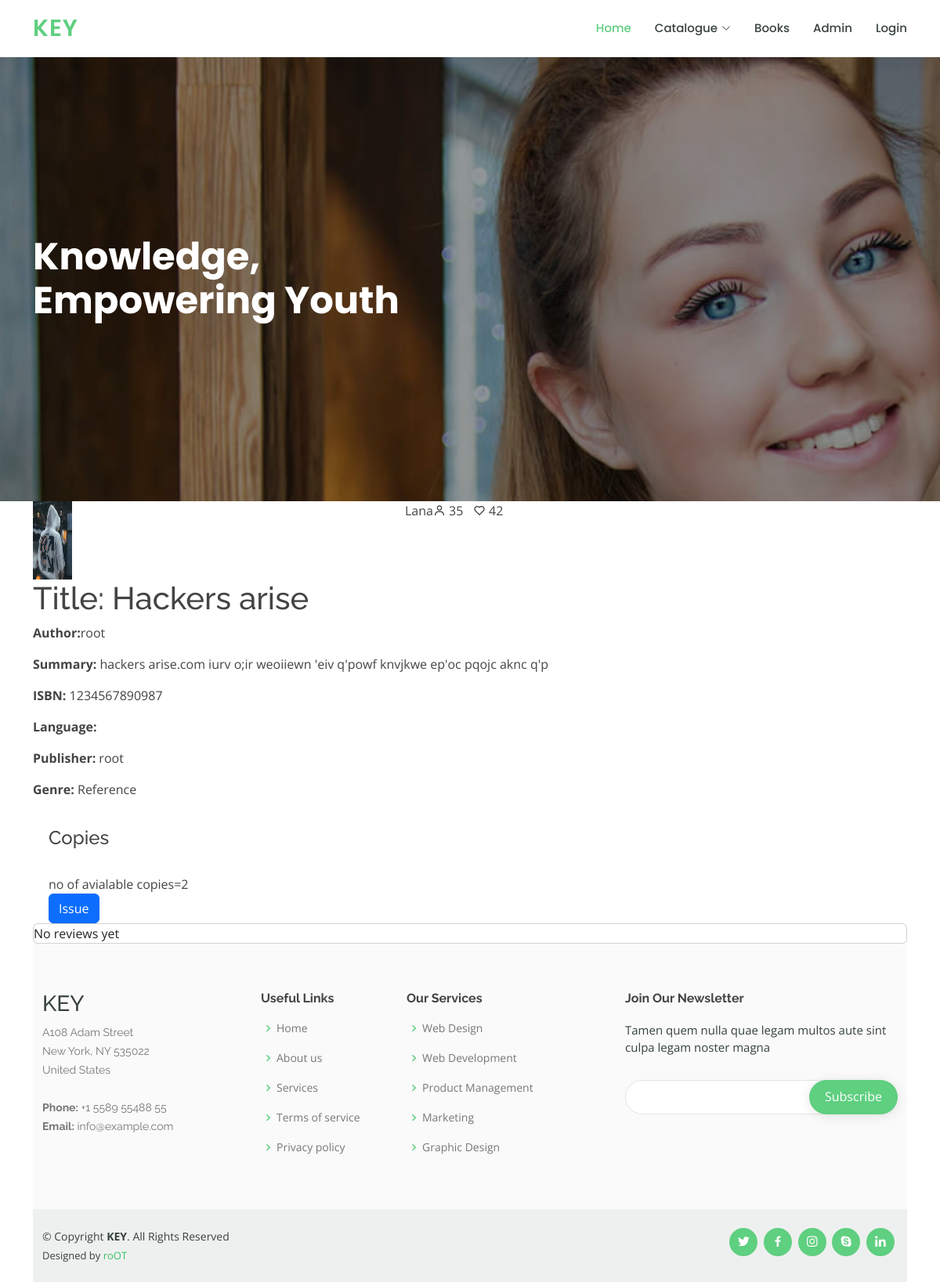
The page /book/2 on the database its author committed.
### management/models.py (models this page shows)
class Book(models.Model):
    title = models.CharField(max_length=200)
    author = models.CharField(max_length=100)
    summary = models.TextField(max_length=1000, help_text="Enter a brief description of the book")
    isbn = models.CharField('ISBN', max_length=13,
                            help_text='13 Character <a href="https://www.isbn-international.org/content/what-isbn">ISBN number</a>')
    genre = models.ManyToManyField(Genre, help_text="Select a genre for this book")
    category = models.ManyToManyField(Category, help_text="Select a category for this book")
    publisher = models.CharField(max_length=150)
    total_copies = models.IntegerField()
    available_copies = models.IntegerField()
    pic=models.ImageField(blank=False, null=False, upload_to='book_image')

class Genre(models.Model):
    name = models.CharField(max_length=200, help_text="Enter a book genre (e.g. Science Fiction, French Poetry etc.)")
    def __str__(self):
        return self.name

### management/views.py (the view)
# urls.py: path('book/<int:pk>', views.BookDetailView, name='book-detail'),
def BookDetailView(request, pk):
    book = get_object_or_404(Book, id=pk)
    reviews=Reviews.objects.filter(book=book).exclude(review="none")
    try:
        stu = Student.objects.get(roll_no=request.user)
        rr=Reviews.objects.get(review="none")
    except:
        pass
    return render(request, 'catalog/book_detail.html', locals())

### templates/catalog/book_detail.html (shortened to what this page needs)
{% extends "base.html" %}
{% block content %}
    <div class="container bg bg-gray">
    <div class="container-fliud">
    <div class="wrapper row">
    <div class="preview col-5">
        <div class="preview-pic tab-content">
            <div class="tab-pane active  my-auto mx-auto" id="pic-1"><img
                    src="{{ book.pic.url }}" height="100" width="50"/>
            </div>
        </div>
    </div>
    <div class="details col-lg-4 col-md-6 d-flex align-items-stretch">
        <div class="course-item">
            <div class="d-flex justify-content-between align-items-center mb-3">
                <div class="trainer d-flex justify-content-between align-items-center">
                    <div class="trainer-profile d-flex align-items-center">
                <span>Lana</span>
            </div>
            <div class="trainer-rank d-flex align-items-center">
              <i class="bx bx-user"></i>&nbsp;35
              &nbsp;&nbsp;
              <i class="bx bx-heart"></i>&nbsp;42
            </div>
          </div>
        </div>
      </div>
    </div>
        <h1>Title: {{ book.title }}</h1>
        <p><strong>Author:</strong>{{ book.author }}</p>
        <p><strong>Summary:</strong> {{ book.summary }}</p>
        <p><strong>ISBN:</strong> {{ book.isbn }}</p>
        <p><strong>Language:</strong> {{ book.language }}</p>
        <p><strong>Publisher:</strong> {{ book.publisher }}</p>
        <p><strong>Genre:</strong>
            {% for genre in book.genre.all %}{{ genre }}{% if not forloop.last %}, {% endif %}{% endfor %}</p>
        <div style="margin-left:20px;margin-top:20px">
            <h4>Copies</h4>
            {% if book.available_copies %}
                <br>
                no of avialable copies={{ book.available_copies }}<br>
                <a class="btn btn-primary" href="{% url 'request_issue' pk=book.id %}">Issue</a>
            {% endif %}      </div>
    </div>
    <div class="card">
        {% if reviews %}
            {% for r in reviews %}
                {% if r.review is  not "none" %}
                    <div class="card-body">
                        <div class="row">
                            <div class="col-md-2">
                                <img src="{{ r.student.pic.url }}" class="rounded-circle img-fluid"/>
                            </div>
                            <div class="col-md-10">
                                <p>
                                    <a class="float-left"
                                       href="{% url 'student_detail' pk=r.student.id %} "><strong>{{ r.student.name }}</strong></a>
                                <div id="{{ r.id }}">
                                </div>
                                </p>
                                <div class="clearfix"></div>
                                <p>{{ r.review }}</p>
                            </div>
                        </div>
                    </div>
                {% endif %}
            {% endfor %}
        {% else %}
            No reviews yet
        {% endif %}
    </div>
{% endblock %}

### static/assets/css/style.css (style rules this page uses)
body { font-family: "Open Sans", sans-serif; color: #444444; }
a { color: #5fcf80; text-decoration: none; }
h1, h2, h3, h4, h5, h6 { font-family: "Raleway", sans-serif; }

### rows shown on the page
Book: pic (picture), title "Hackers arise", author "root", summary "hackers arise.com iurv o;ir weoiiewn 'eiv q'powf knvjkwe ep'oc pqojc aknc q'p", isbn "1234567890987", publisher "root", available_copies "2"
Genre: name "Reference"
